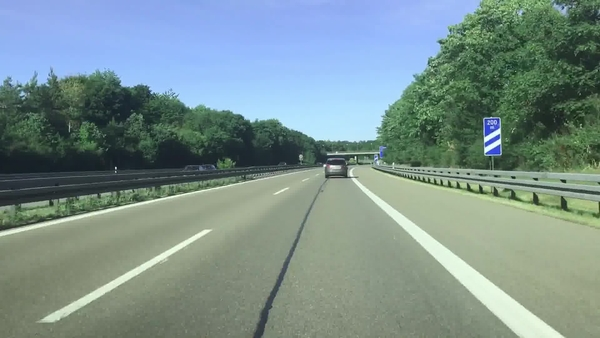
#> input picture original_lane_detection_5.jpeg, 600 x 338 px
$ python -i process.py   (imports and definitions only)
#> lines starting #> are read from the running program, lines starting #| are printed output that depends on the picture; after the words box and inside, x2 and y2 are one past the last pixel; in counts of white or black regions, pixels touching at a corner belong together
from concurrent.futures import thread
import numpy as np
import cv2


def get_roi(img, vertices):
        mask = np.zeros_like(img)
        #channel_count = img.shape[2]
        match_mask_color = 255

        cv2.fillPoly(mask, vertices, match_mask_color)
        masked_image = cv2.bitwise_and(img, mask)

        return masked_image


def draw_lines(img, lines):

        img = np.copy(img)
        blank_img = np.zeros((img.shape[0], img.shape[1], 3), dtype=np.uint8)

        for line in lines:
                for x1, y1, x2, y2 in line:
                        cv2.line(blank_img, (x1,y1), (x2,y2), (0, 255, 0), thickness=10)

        img = cv2.addWeighted(img, 0.8, blank_img, 1, 0.0)
        return img

def process(image):

        #print(image.shape)

        height = image.shape[0]
#> height = 338
        width = image.shape[1]
#> width = 600

        roi_vertices = [(0, height), (width/2, height/2), (width, height)]
#> roi_vertices = [(0, 338), (300, 169), (600, 338)]

        gray_image  = cv2.cvtColor(image, cv2.COLOR_RGB2GRAY)
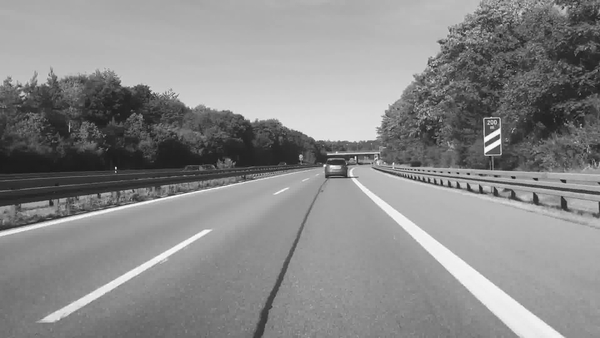
#> gray_image: shape (338, 600); min 18, max 255, mean 137.4
        #canny_image = cv2.Canny(gray_image, 150, 200)

        thresh, binary_image = cv2.threshold(gray_image,100,200,cv2.THRESH_BINARY)
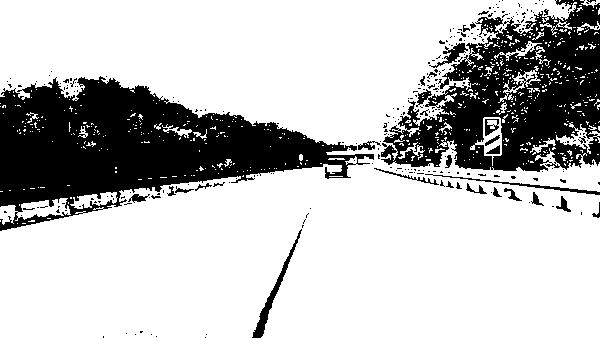
#> binary_image: shape (338, 600); values 0 (black) and 200 (white), 74.9% white; 275 black regions (242 under 20 px)

        contours, _ = cv2.findContours(binary_image,cv2.RETR_TREE,cv2.CHAIN_APPROX_SIMPLE)
#> contours = 1004 contours, 945 with area under 20; largest, box (x1, y1, x2, y2) and area: (0, 0, 600, 338) 145752, (0, 198, 71, 225) 827, (470, 117, 502, 166) 688, (70, 192, 118, 209) 374, (430, 42, 469, 69) 332
        cv2.drawContours(binary_image,contours,-1,(0,255,0),3)
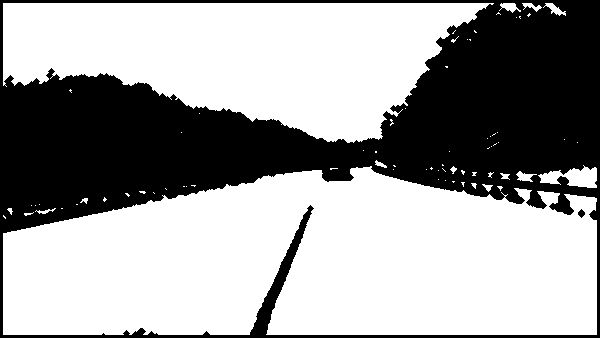
#> binary_image: shape (338, 600); values 0 (black) and 200 (white), 63% white; 2 black regions, box (x1, y1, x2, y2) and area: (0, 0, 600, 338) 75019, (578, 209, 585, 218) 39
        """
        contours, heirarchy = cv2.findContours(150, cv2.RETR_TREE, cv2.CHAIN_APPROX_SIMPLE)
        # [7 lines of commented-out code are left out]
        """
        return binary_image, contours


>>> import cv2
>>> picture = cv2.cvtColor(cv2.imread('original_lane_detection_5.jpeg'), cv2.COLOR_BGR2RGB)
>>> result = process(picture)
